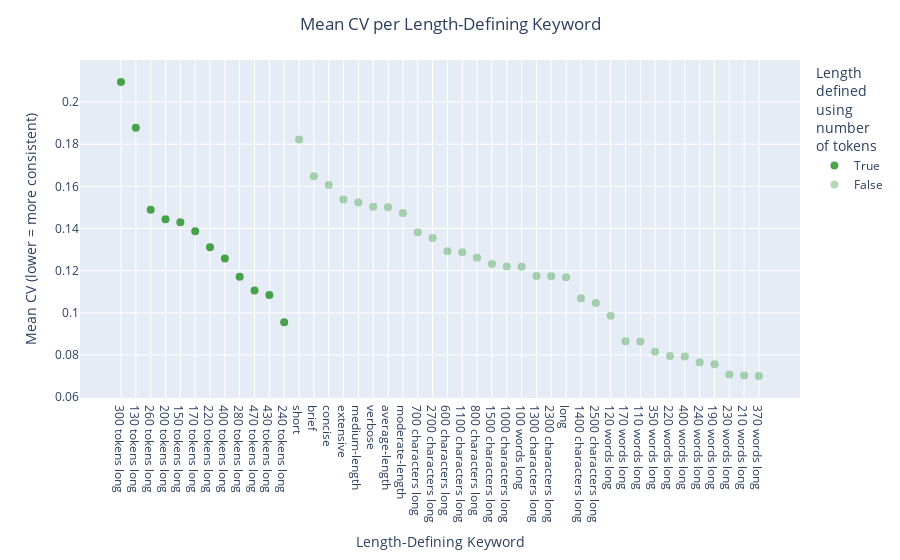

Source (notebook cell):
### Markdown cell above
Using **number of tokens** as the length-defining keyword produces most unreliably long results (with huge range of variability)

### Code cell
index_type = "tokens"
color = "green"

fig = px.scatter(
    cv_means,
    x=cv_means.index,
    y="mean_cv",
    color=cv_means.index.str.contains(index_type),
)
fig.update_traces(marker=dict(size=8, opacity=0.7))
fig.update_traces(
    marker=dict(color=color, size=8, opacity=0.7), selector=dict(name="True")
)
fig.update_traces(
    marker=dict(color=color, size=8, opacity=0.3), selector=dict(name="False")
)
fig.update_layout(
    legend_title_text="Length<br>defined<br>using<br>number<br>of " + index_type
)
fig.update_layout(
    title="Mean CV per Length-Defining Keyword",
    xaxis_title="Length-Defining Keyword",
    yaxis_title="Mean CV (lower = more consistent)",
    title_x=0.5,  # Center the title horizontally
)
fig.show()

### Figure 1 — Plotly figure (JSON) as saved in the notebook; plotly's stock layout.template omitted (floating-point values rounded to 4 significant figures)
{"data": [{"hovertemplate": "color=True<br>index=%{x}<br>mean_cv=%{y}<extra></extra>", "legendgroup": "True", "marker": {"color": "green", "opacity": 0.7, "size": 8, "symbol": "circle"}, "mode": "markers", "name": "True", "orientation": "v", "showlegend": true, "type": "scatter", "x": ["300 tokens long", "130 tokens long", "260 tokens long", "200 tokens long", "150 tokens long", "170 tokens long", "220 tokens long", "400 tokens long", "280 tokens long", "470 tokens long", "430 tokens long", "240 tokens long"], "xaxis": "x", "y": [0.2095, 0.1877, 0.1488, 0.1444, 0.143, 0.1387, 0.1311, 0.1258, 0.1171, 0.1106, 0.1084, 0.09547], "yaxis": "y"}, {"hovertemplate": "color=False<br>index=%{x}<br>mean_cv=%{y}<extra></extra>", "legendgroup": "False", "marker": {"color": "green", "opacity": 0.3, "size": 8, "symbol": "circle"}, "mode": "markers", "name": "False", "orientation": "v", "showlegend": true, "type": "scatter", "x": ["short", "brief", "concise", "extensive", "medium-length", "verbose", "average-length", "moderate-length", "700 characters long", "2700 characters long", "600 characters long", "1100 characters long", "800 characters long", "1500 characters long", "1000 characters long", "100 words long", "1300 characters long", "2300 characters long", "long", "1400 characters long", "2500 characters long", "120 words long", "170 words long", "110 words long", "350 words long", "220 words long", "400 words long", "240 words long", "190 words long", "230 words long", "210 words long", "370 words long"], "xaxis": "x", "y": [0.1822, 0.1648, 0.1606, 0.1538, 0.1524, 0.1503, 0.1501, 0.1473, 0.1382, 0.1355, 0.1292, 0.1288, 0.1261, 0.1231, 0.1219, 0.1219, 0.1174, 0.1173, 0.1169, 0.1069, 0.1046, 0.09856, 0.08651, 0.08632, 0.08151, 0.07948, 0.0793, 0.07652, 0.07565, 0.07073, 0.07027, 0.06997], "yaxis": "y"}], "layout": {"legend": {"title": {"text": "Length<br>defined<br>using<br>number<br>of tokens"}, "tracegroupgap": 0}, "margin": {"t": 60}, "title": {"text": "Mean CV per Length-Defining Keyword", "x": 0.5}, "xaxis": {"anchor": "y", "domain": [0, 1], "title": {"text": "Length-Defining Keyword"}}, "yaxis": {"anchor": "x", "domain": [0, 1], "title": {"text": "Mean CV (lower = more consistent)"}}}}
